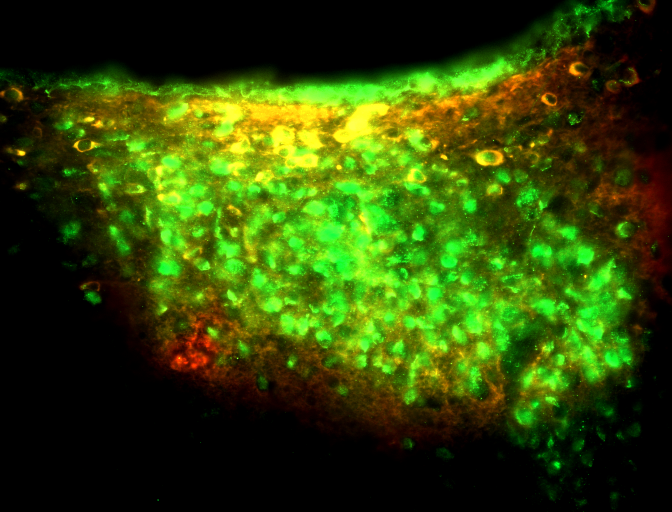
#> input picture hero-microscopy-composite-1-brain-pvn.png, 1344 x 1024 px, found by its file name (shown at 1/2 size); the run also reads 1 picture not shown here
$ python remap_composites.py
#> lines starting #> are read from the running program, lines starting #| are printed output that depends on the picture
#!/usr/bin/env python3
"""
Remap fluorescence microscopy composites from original dye colors to purple/gold.

Three composites, each with different dye combinations requiring different strategies:

1. Brain PVN: Green (Sim1) + Red/Orange (DsRed) on black.
   Strategy: Standard channel remap. Green → Purple, Red → Gold.

2. VDR C2C12: Blue (DAPI) + Green (GFP) on black.
   Strategy: Channel remap. Green → Gold, Blue → Purple.

3. 3T3-L1: Magenta/Pink (RFP) + Blue (DAPI) on black.
   Strategy: Ratio-based separation with histogram equalization.
   Problem: Both RFP and DAPI contribute to R and B channels (green is zero).
   RFP emits in magenta range (high R + some B), DAPI emits in blue (high B + some R).
   Solution: Use R/(R+B) ratio, spatially smooth, histogram-equalize, sigmoid-sharpen
   to separate the two overlapping dye signals.

Target palette:
  - Purple: rich blue-violet (#6B0FEB / 105, 15, 235)
  - Gold: warm amber (#E6B91E / 230, 185, 30)
"""

import numpy as np
from PIL import Image
from scipy import ndimage
import os

BASE = "/Users/roizenj/Desktop/Claude Apps/Roizen Lab"

COMPOSITES = [
    ("hero-microscopy-composite-1-brain-pvn.png",
     "hero-microscopy-composite-1-brain-pvn-purple-gold.png",
     "pvn"),
    ("hero-microscopy-composite-2-vdr-c2c12.png",
     "hero-microscopy-composite-2-vdr-c2c12-purple-gold.png",
     "vdr"),
    ("hero-microscopy-composite-3-3t3l1-differentiation.png",
     "hero-microscopy-composite-3-3t3l1-differentiation-purple-gold.png",
     "ratio"),
]

# --- Color targets (0-255) ---
PURPLE = np.array([105, 15, 235])    # rich blue-violet
GOLD = np.array([230, 185, 30])      # warm amber-gold
COLOC_BOOST = 1.3


def sigmoid(x, center=0.5, steepness=8.0):
    """Push values away from center using a logistic curve."""
    return 1.0 / (1.0 + np.exp(-steepness * (x - center)))


def remap_pvn(input_path, output_path):
    """
    Brain PVN: Green (Sim1) + Red/Orange (DsRed) on black.
    Luminance-based dual-tone: bright regions → gold, dim regions → purple.
    This works well because the orange/cyan originals don't have clean
    channel separation — luminance-based approach produces better results.
    """
    img = Image.open(input_path).convert("RGB")
    arr = np.array(img, dtype=np.float64)

    r = arr[:, :, 0]
    g = arr[:, :, 1]
    b = arr[:, :, 2]

    r_norm = r / 255.0
    g_norm = g / 255.0
    b_norm = b / 255.0

    # Co-localization: where both green and red are present
    coloc = np.minimum(r_norm, g_norm)
    g_independent = np.clip(g_norm - coloc, 0, 1)
    r_independent = np.clip(r_norm - coloc, 0, 1)

    # Green → Purple, Red → Gold, overlap → boosted blend
    out_r = (g_independent * PURPLE[0] +
             r_independent * GOLD[0] +
             coloc * COLOC_BOOST * (PURPLE[0] * 0.4 + GOLD[0] * 0.6))

    out_g = (g_independent * PURPLE[1] +
             r_independent * GOLD[1] +
             coloc * COLOC_BOOST * (PURPLE[1] * 0.3 + GOLD[1] * 0.7))

    out_b = (g_independent * PURPLE[2] +
             r_independent * GOLD[2] +
             coloc * COLOC_BOOST * (PURPLE[2] * 0.5 + GOLD[2] * 0.5))

    # Blue channel as subtle cool tint (independent of green/red)
    b_independent = np.clip(b_norm - np.maximum(r_norm, g_norm) * 0.5, 0, 1)
    out_r += b_independent * 80
    out_g += b_independent * 30
    out_b += b_independent * 180

    out = np.stack([
        np.clip(out_r, 0, 255),
        np.clip(out_g, 0, 255),
        np.clip(out_b, 0, 255),
    ], axis=-1).astype(np.uint8)

    Image.fromarray(out).save(output_path, quality=95)
    print(f"  Saved: {output_path}")


def remap_vdr(input_path, output_path):
    """
    VDR C2C12: Blue (DAPI nuclei) + Green (GFP-tagged VDR) on black.
    Red channel is essentially zero.
    Channel remap: Green (GFP dye) → Gold, Blue (DAPI dye) → Purple.
    This is faithful to the actual biology (GFP is the interesting signal).
    """
    img = Image.open(input_path).convert("RGB")
    arr = np.array(img, dtype=np.float64)

    g = arr[:, :, 1]  # GFP signal → will become gold
    b = arr[:, :, 2]  # DAPI signal → will become purple

    g_norm = g / 255.0
    b_norm = b / 255.0

    # Co-localization: where both DAPI and GFP are present
    coloc = np.minimum(g_norm, b_norm)
    g_independent = np.clip(g_norm - coloc, 0, 1)
    b_independent = np.clip(b_norm - coloc, 0, 1)

    # Green (GFP) → Gold, Blue (DAPI) → Purple
    out_r = (g_independent * GOLD[0] +
             b_independent * PURPLE[0] +
             coloc * COLOC_BOOST * (GOLD[0] * 0.5 + PURPLE[0] * 0.5))

    out_g = (g_independent * GOLD[1] +
             b_independent * PURPLE[1] +
             coloc * COLOC_BOOST * (GOLD[1] * 0.4 + PURPLE[1] * 0.6))

    out_b = (g_independent * GOLD[2] +
             b_independent * PURPLE[2] +
             coloc * COLOC_BOOST * (GOLD[2] * 0.3 + PURPLE[2] * 0.7))

    out = np.stack([
        np.clip(out_r, 0, 255),
        np.clip(out_g, 0, 255),
        np.clip(out_b, 0, 255),
    ], axis=-1).astype(np.uint8)

    Image.fromarray(out).save(output_path, quality=95)
    print(f"  Saved: {output_path}")


def remap_ratio(input_path, output_path):
    """
    Ratio-based remap for images where dyes share channels (e.g., 3T3-L1).

    When two fluorescent dyes both contribute to the same color channels,
    simple channel separation fails. Instead, we:
    1. Compute the R/(R+B) ratio as a continuous dye-identity signal
    2. Spatially smooth the ratio (adjacent pixels from the same structure
       should have similar dye identity, reducing CCD sensor noise)
    3. Histogram-equalize the smoothed ratio so that the full purple-to-gold
       color range is used evenly (maximizes visual separation)
    4. Apply sigmoid sharpening to push ambiguous pixels toward their
       dominant dye identity
    5. Mix purple/gold colors proportionally, scaled by luminance
    6. Boost saturation in well-separated regions
    """
    img = Image.open(input_path).convert("RGB")
    arr = np.array(img, dtype=np.float64)

    r = arr[:, :, 0]
    b = arr[:, :, 2]

    # === LUMINANCE ===
    luminance = np.sqrt(r**2 + b**2) / np.sqrt(2)
    lum_norm = luminance / 255.0

    # Tone curve: lift shadows gently, compress highlights slightly
    lum_curved = np.where(
        lum_norm < 0.5,
        np.power(lum_norm * 2, 0.75) / 2,
        1.0 - np.power((1.0 - lum_norm) * 2, 1.1) / 2
    )

    # === RATIO-BASED SEPARATION ===
    total = r + b + 1e-6
    rfp_raw = r / total  # 0 = pure DAPI (blue), 1 = pure RFP (red/magenta)

    # Spatial smoothing of ratio map (sigma=3 for structural disambiguation)
    rfp_smooth = ndimage.gaussian_filter(rfp_raw, sigma=3.0)

    # === HISTOGRAM EQUALIZATION (bright regions only) ===
    bright_mask = luminance > 12
    rfp_flat = rfp_smooth[bright_mask]

    sorted_order = np.argsort(rfp_flat)
    ranks = np.empty_like(rfp_flat)
    ranks[sorted_order] = np.linspace(0, 1, len(rfp_flat))

    rfp_equalized = np.zeros_like(rfp_smooth)
    rfp_equalized[bright_mask] = ranks

    # === SIGMOID SHARPENING ===
    rfp_sig = sigmoid(rfp_equalized, center=0.5, steepness=8.0)
    dapi_sig = 1.0 - rfp_sig

    # === COLOR MIXING ===
    out_r = lum_curved * (dapi_sig * PURPLE[0] + rfp_sig * GOLD[0])
    out_g = lum_curved * (dapi_sig * PURPLE[1] + rfp_sig * GOLD[1])
    out_b = lum_curved * (dapi_sig * PURPLE[2] + rfp_sig * GOLD[2])

    # === SATURATION BOOST for well-separated regions ===
    separation = np.clip(np.abs(rfp_equalized - 0.5) * 2, 0, 1)
    sat_boost = 1.0 + separation * 0.45

    gray = (out_r + out_g + out_b) / 3.0
    out_r = gray + (out_r - gray) * sat_boost
    out_g = gray + (out_g - gray) * sat_boost
    out_b = gray + (out_b - gray) * sat_boost

    # === Clean black background ===
    dark_mask = luminance < 8
    out_r[dark_mask] = 0
    out_g[dark_mask] = 0
    out_b[dark_mask] = 0

    out = np.stack([
        np.clip(out_r, 0, 255),
        np.clip(out_g, 0, 255),
        np.clip(out_b, 0, 255),
    ], axis=-1).astype(np.uint8)

    Image.fromarray(out).save(output_path, quality=95)
    print(f"  Saved: {output_path}")


REMAP_FN = {
    "pvn": remap_pvn,
    "vdr": remap_vdr,
    "ratio": remap_ratio,
}


if __name__ == "__main__":
    for src, dst, method in COMPOSITES:
        src_path = os.path.join(BASE, src)
        dst_path = os.path.join(BASE, dst)
        if not os.path.exists(src_path):
            print(f"  SKIP (not found): {src}")
            continue
        print(f"Remapping ({method}): {src}")
        REMAP_FN[method](src_path, dst_path)
#> this loop made 3 passes
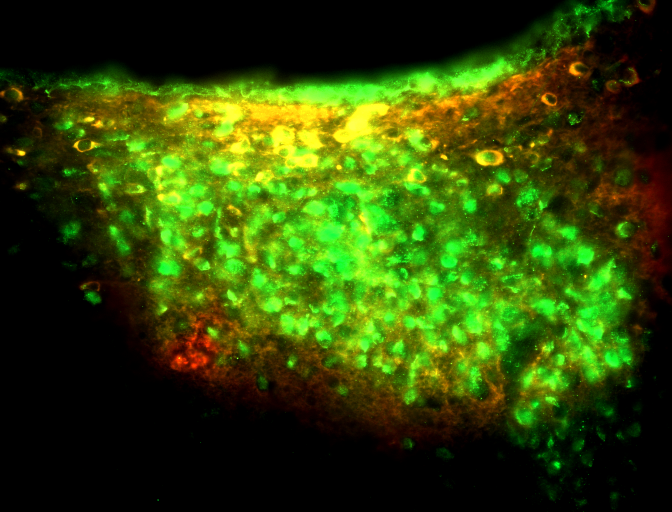
#> input picture hero-microscopy-composite-1-brain-pvn.png, 1344 x 1024 px, found by its file name (shown at 1/2 size)
#> pass 1, in remap_pvn, `r = arr[:, :, 0]`:
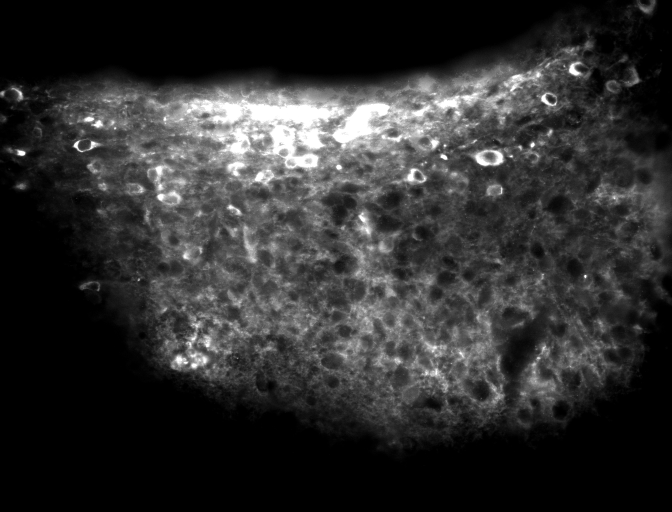
#> r: shape (1024, 1344) float64 (shown at 1/2 size); min 0, max 255, mean 47.3
#> pass 1, in remap_pvn, `g = arr[:, :, 1]`:
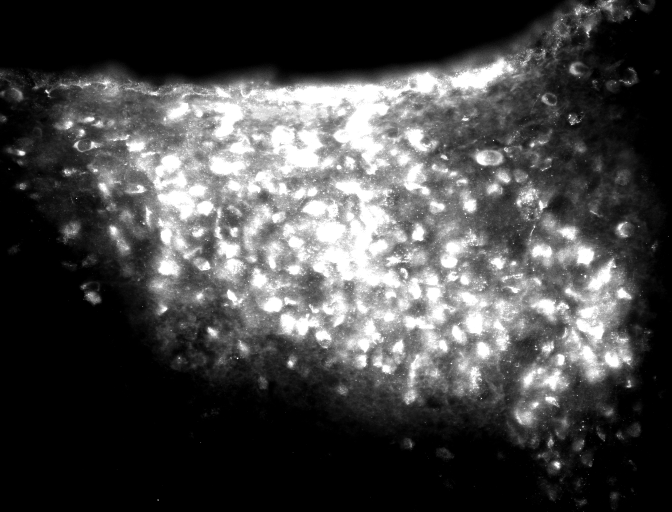
#> g: shape (1024, 1344) float64 (shown at 1/2 size); min 0, max 255, mean 71.3
#> pass 1, in remap_pvn, `b = arr[:, :, 2]`:
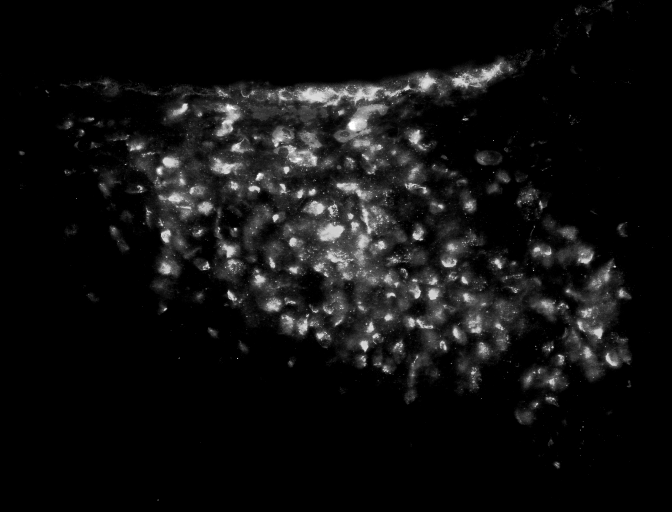
#> b: shape (1024, 1344) float64 (shown at 1/2 size); min 0, max 79, mean 5.2; drawn with min black and max white
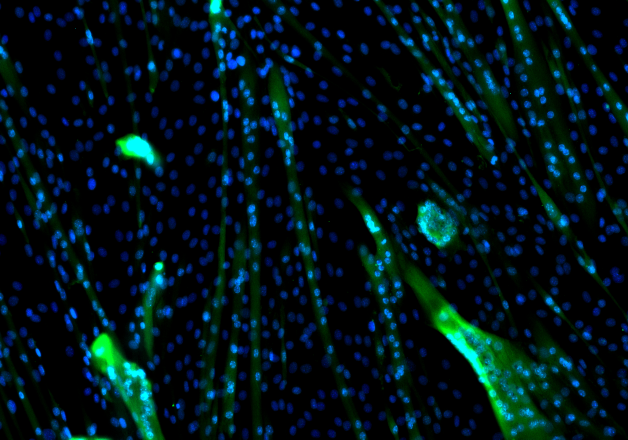
#> input picture deploy/hero-microscopy-composite-2-vdr-c2c12.png, 1256 x 879 px, found by its file name (shown at 1/2 size)

    print("\nDone. Check the -purple-gold.png files.")
